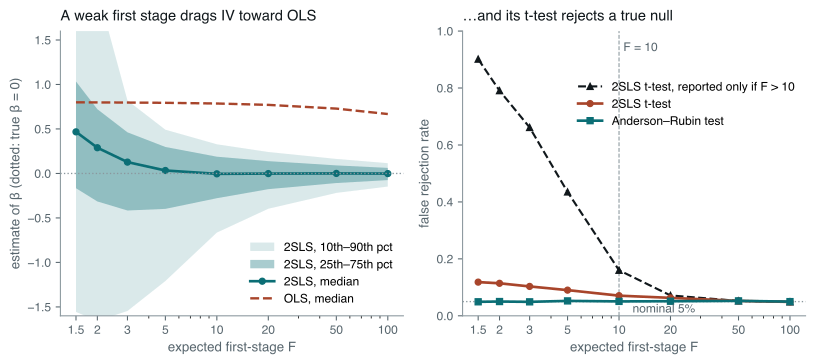

This chart was generated by the following Python code:
# Weak instruments: when the first stage is weak, instrumental variables
# reproduces the bias it was meant to remove, and its t-test lies.
#
# y = beta * x + u,  x = pi * z + v,  corr(u, v) = 0.8,  beta = 0,  n = 500.
# The strength of the instrument is set through the concentration parameter
# mu^2 = n pi^2 / var(v), and the expected first-stage F statistic is 1 + mu^2.
#
#   Left  — quantiles of the just-identified 2SLS estimate against instrument
#           strength. As the first stage weakens the median slides toward the
#           OLS estimate and the spread explodes (just-identified 2SLS has no
#           finite mean, so medians and percentiles are the honest summary).
#   Right — false rejection rates of the nominal 5% 2SLS t-test, of the same
#           test in only those samples whose first-stage F clears 10 (what a
#           literature that screens on F reports), and of the Anderson-Rubin
#           test, which is valid at any instrument strength.
#
# Run standalone:  uv run --no-project --with matplotlib,numpy python <path>

import os

os.environ.setdefault("SOURCE_DATE_EPOCH", "1735689600")

import matplotlib

matplotlib.use("Agg")
matplotlib.rcParams["svg.fonttype"] = "path"
matplotlib.rcParams["svg.hashsalt"] = "em_weak_iv"
matplotlib.rcParams["font.family"] = ["Helvetica", "Arial", "DejaVu Sans"]

from pathlib import Path

import matplotlib.pyplot as plt
import numpy as np

INK = "#10171B"
MUTED = "#58666E"
TEAL = "#0B6E75"
RUST = "#A8452B"
GREY = "#8A979D"

N = 500
RHO = 0.8
TRIALS = 20000
CHUNK = 1000
EXPECTED_F = [1.5, 2, 3, 5, 10, 20, 50, 100]


def simulate(mu2: float, rng: np.random.Generator) -> dict[str, np.ndarray]:
    pi = np.sqrt(mu2 / N)
    out: dict[str, list[np.ndarray]] = {k: [] for k in ("iv", "ols", "t_iv", "t_ar", "F")}
    for start in range(0, TRIALS, CHUNK):
        m = min(CHUNK, TRIALS - start)
        z = rng.standard_normal((m, N))
        v = rng.standard_normal((m, N))
        u = RHO * v + np.sqrt(1 - RHO**2) * rng.standard_normal((m, N))
        x = pi * z + v
        y = u

        zc = z - z.mean(axis=1, keepdims=True)
        xc = x - x.mean(axis=1, keepdims=True)
        yc = y - y.mean(axis=1, keepdims=True)
        szz = (zc * zc).sum(axis=1)
        szx = (zc * xc).sum(axis=1)
        szy = (zc * yc).sum(axis=1)
        sxx = (xc * xc).sum(axis=1)

        b_iv = szy / szx
        e_iv = yc - b_iv[:, None] * xc
        se_iv = np.sqrt((e_iv * e_iv).sum(axis=1) / (N - 2) * szz / szx**2)

        g = szy / szz  # reduced form: y on z, which is the AR regression at beta0 = 0
        e_rf = yc - g[:, None] * zc
        t_ar = g / np.sqrt((e_rf * e_rf).sum(axis=1) / (N - 2) / szz)

        p = szx / szz
        e_fs = xc - p[:, None] * zc
        F = p**2 / ((e_fs * e_fs).sum(axis=1) / (N - 2) / szz)

        out["iv"].append(b_iv)
        out["ols"].append((xc * yc).sum(axis=1) / sxx)
        out["t_iv"].append(b_iv / se_iv)
        out["t_ar"].append(t_ar)
        out["F"].append(F)
    return {k: np.concatenate(v) for k, v in out.items()}


def main() -> None:
    rng = np.random.default_rng(20260913)

    results = {}
    for ef in EXPECTED_F:
        results[ef] = simulate(ef - 1.0, rng)

    fig, (axL, axR) = plt.subplots(1, 2, figsize=(8.6, 3.9))

    efs = np.array(EXPECTED_F)
    q = np.array([np.percentile(results[ef]["iv"], [10, 25, 50, 75, 90]) for ef in EXPECTED_F])
    ols_med = np.array([np.median(results[ef]["ols"]) for ef in EXPECTED_F])
    axL.fill_between(efs, q[:, 0], q[:, 4], color=TEAL, alpha=0.15, lw=0, label="2SLS, 10th–90th pct")
    axL.fill_between(efs, q[:, 1], q[:, 3], color=TEAL, alpha=0.35, lw=0, label="2SLS, 25th–75th pct")
    axL.plot(efs, q[:, 2], "o-", color=TEAL, lw=2.0, ms=4.5, label="2SLS, median")
    axL.plot(efs, ols_med, "--", color=RUST, lw=1.8, label="OLS, median")
    axL.axhline(0.0, color=GREY, lw=1.0, ls=":")
    axL.set_xscale("log")
    axL.set_xticks(EXPECTED_F)
    axL.set_xticklabels([f"{e:g}" for e in EXPECTED_F])
    axL.set_ylim(-1.6, 1.6)
    axL.set_xlabel("expected first-stage F", fontsize=10, color=MUTED)
    axL.set_ylabel("estimate of β (dotted: true β = 0)", fontsize=10, color=MUTED)
    axL.set_title("A weak first stage drags IV toward OLS", fontsize=11, color=INK, loc="left", pad=8)
    axL.legend(frameon=False, fontsize=9, loc="lower right", ncol=1)

    rej_iv = np.array([np.mean(np.abs(results[ef]["t_iv"]) > 1.96) for ef in EXPECTED_F])
    rej_ar = np.array([np.mean(np.abs(results[ef]["t_ar"]) > 1.96) for ef in EXPECTED_F])
    rej_screened = np.array(
        [np.mean(np.abs(results[ef]["t_iv"][results[ef]["F"] > 10]) > 1.96) for ef in EXPECTED_F]
    )
    axR.axhline(0.05, color=GREY, lw=1.0, ls=":")
    axR.axvline(10, color=GREY, lw=0.8, ls="--")
    axR.plot(efs, rej_screened, "^--", color=INK, lw=1.6, ms=4.5, label="2SLS t-test, reported only if F > 10")
    axR.plot(efs, rej_iv, "o-", color=RUST, lw=2.0, ms=4.5, label="2SLS t-test")
    axR.plot(efs, rej_ar, "s-", color=TEAL, lw=2.0, ms=4.5, label="Anderson–Rubin test")
    axR.set_xscale("log")
    axR.set_xticks(EXPECTED_F)
    axR.set_xticklabels([f"{e:g}" for e in EXPECTED_F])
    axR.set_ylim(0, 1.0)
    axR.text(10.6, 0.93, "F = 10", fontsize=9, color=MUTED)
    axR.text(12, 0.003, "nominal 5%", fontsize=9, color=MUTED, va="bottom")
    axR.set_xlabel("expected first-stage F", fontsize=10, color=MUTED)
    axR.set_ylabel("false rejection rate", fontsize=10, color=MUTED)
    axR.set_title("…and its t-test rejects a true null", fontsize=11, color=INK, loc="left", pad=8)
    axR.legend(frameon=False, fontsize=9, loc="upper right", bbox_to_anchor=(1.0, 0.86))

    for ax in (axL, axR):
        ax.tick_params(labelsize=9, colors=MUTED)
        for side in ("top", "right"):
            ax.spines[side].set_visible(False)
        for side in ("left", "bottom"):
            ax.spines[side].set_color(GREY)

    fig.tight_layout()
    out = Path(__file__).with_suffix("")
    for ext in ("pdf", "svg"):
        fig.savefig(f"{out}.{ext}", transparent=True, bbox_inches="tight")

    print(f"n = {N}, corr(u, v) = {RHO}, true beta = 0, {TRIALS} trials per row")
    print(
        f"{'E[F]':>6} {'med F':>7} {'P(F>10)':>8} {'med 2SLS':>9} {'med OLS':>8} {'bias/OLS':>9}"
        f" {'rej t':>7} {'rej AR':>7} {'rej t|F>10':>11}"
    )
    for ef in EXPECTED_F:
        r = results[ef]
        big = r["F"] > 10
        cond = np.mean(np.abs(r["t_iv"][big]) > 1.96) if big.any() else float("nan")
        print(
            f"{ef:6g} {np.median(r['F']):7.2f} {np.mean(big):8.3f} {np.median(r['iv']):9.3f} {np.median(r['ols']):8.3f}"
            f" {np.median(r['iv']) / np.median(r['ols']):9.2f} {np.mean(np.abs(r['t_iv']) > 1.96):7.3f}"
            f" {np.mean(np.abs(r['t_ar']) > 1.96):7.3f} {cond:11.3f}"
        )


main()
